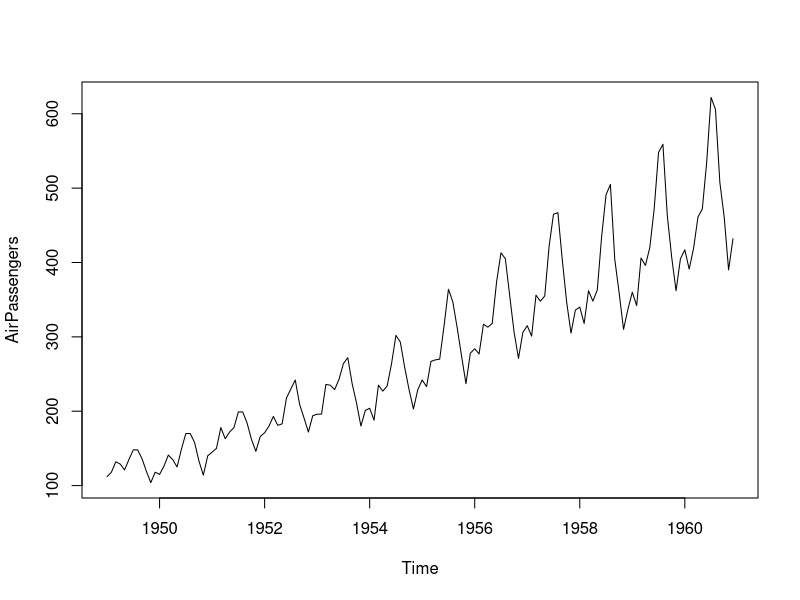
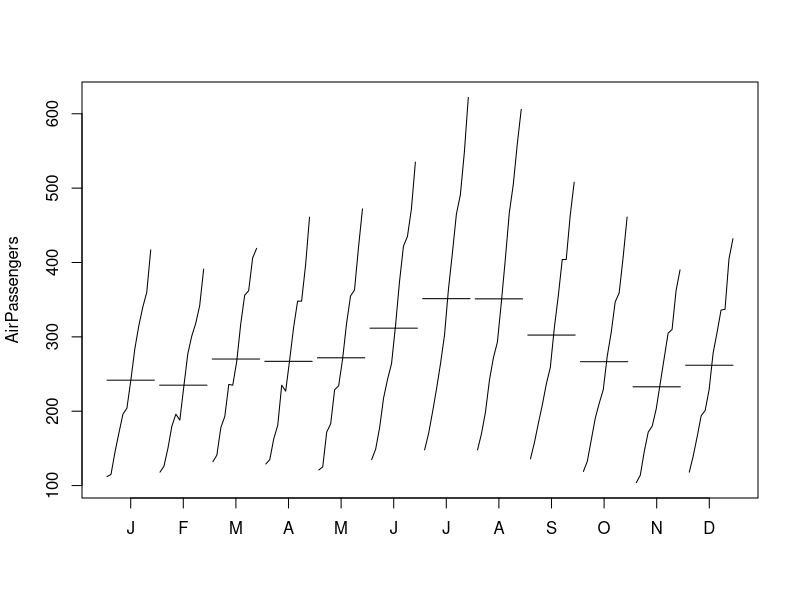
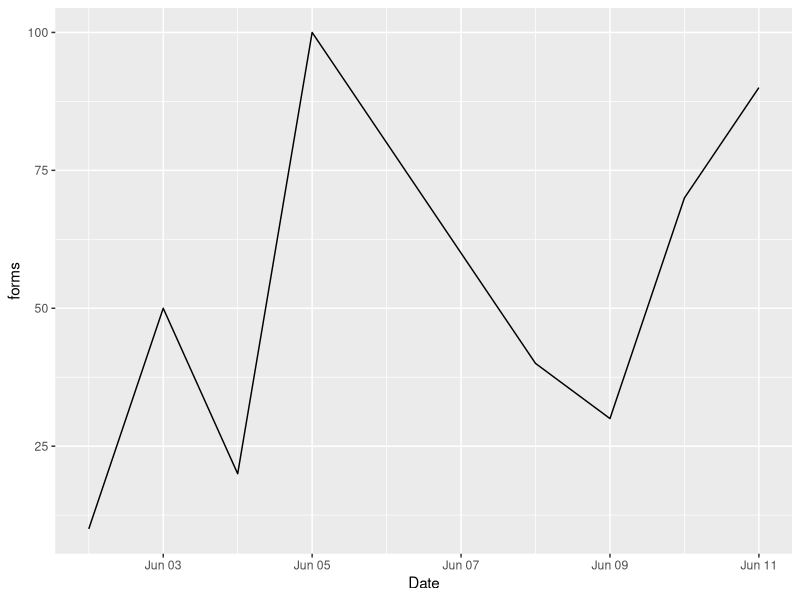

The R source for these figures, in order: (Note: this script raises an error after producing the figures.)
#Time Series Plots in R

library(ggplot2)
AirPassengers

plot(AirPassengers)

monthplot(AirPassengers)
str(AirPassengers)

forms1 = data.frame(Date=as.Date('2019-06-01')+ sample(1:10,size=10), forms = seq(10,100,10))
forms1
ggplot(forms1, aes(x=Date, y=forms)) + geom_line()
+  scale_x_date(format = "%b-%Y") + xlab("") + ylab("Forms")

#multiple students
admissions = data.frame(formNo = paste('Form', 101:200,sep='-'), formDate = as.Date('2019-05-01') + sample(1:45, size=100, replace=T) )
admissions
admissions$feeDate = admissions$formDate + sample(1:20)
admissions

ggplot(forms1, aes(x=Date, y=forms)) + geom_line()
+  scale_x_date(format = "%b-%Y") + xlab("") + ylab("Forms")
